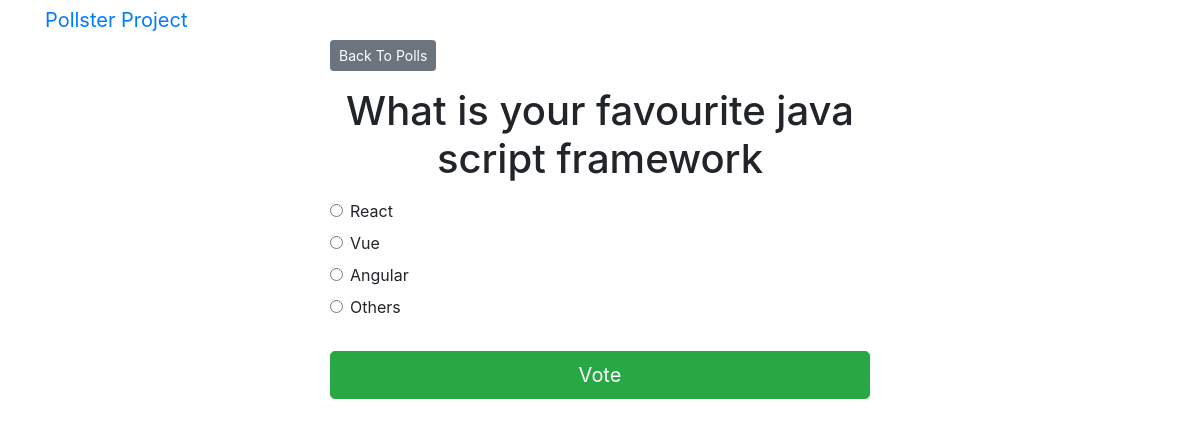
Screenshot of /project/2/ with the database file from the repository.
### project/models.py (models this page shows, shortened)
class Question(models.Model):
    question_text = models.CharField(max_length=200)
    pub_date = models.DateTimeField('date published')

class Choice(models.Model):
    question = models.ForeignKey(Question, on_delete=models.CASCADE)
    choice_text = models.CharField(max_length=300)
    votes = models.IntegerField(default=0)

### project/views.py (the view)
# urls.py: path('<int:question_id>/', views.detail, name='detail'),
def detail(request, question_id):
  try:
    question = Question.objects.get(pk=question_id)
  except Question.DoesNotExist:
    raise Http404("Question does not exist")
  return render(request, 'project/detail.html', { 'question': question })

### templates/project/detail.html (shortened to what this page needs)
{% extends 'project/base.html' %}
{% block content %}
<a class="btn btn-secondary btn-sm mb-3" href="{% url 'project:index' %}">Back To Polls</a>
<h1 class="text-center mb-3">{{ question.question_text }}</h1>
<form action="{% url 'project:vote' question.id %}" method="post">
	{% for choice in question.choice_set.all %}
		<div class="form-check">
			<input
				type="radio"
				name="choice"
				class="form-check-input"
				id="choice{{ forloop.counter }}"
				value="{{ choice.id }}"
			/>
			<label for="choice{{ forloop.counter }}">{{ choice.choice_text }}</label
			>
			<br/>
		</div>
	{% endfor %}
	<input type="submit" value="Vote" class="btn btn-success btn-lg btn-block mt-4" />
</form>
{% endblock %}

### rows the page displays
Question: question_text "What is your favourite java script framework"
Choice: choice_text "React"
Choice: choice_text "Vue"
Choice: choice_text "Angular"
Choice: choice_text "Others"
